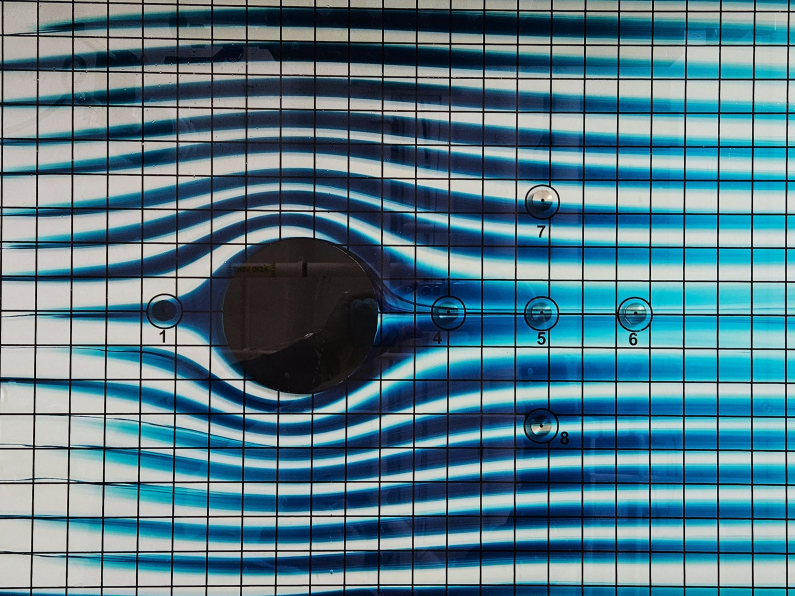
%> input picture MAE 171a/A07_Group7/A07_Group7/Fluids/OG Circle 1.jpg, 2384 x 1788 px (shown at 1/3 size)
$ octave Streamlines.m   (GNU Octave 9; MATLAB toolbox functions it lacks are replaced by stand-ins)
%> lines starting %> are read from the running program, lines starting %| are printed output that depends on the picture
clc;
clear all;
close all;

img_filename = 'OG Circle 1.jpg'; % image filename in same directory

myrgb = imread(img_filename); % open image
%> myrgb is the input picture: size 1788x2384x3 uint8; mean R, G, B 86.2, 123.6, 136.8

% myrgb = fliplr(flipud(myrgb)); % reorient image

 croprgb=imcrop(myrgb,[250 250 1800 1400]); % crop2348x1788
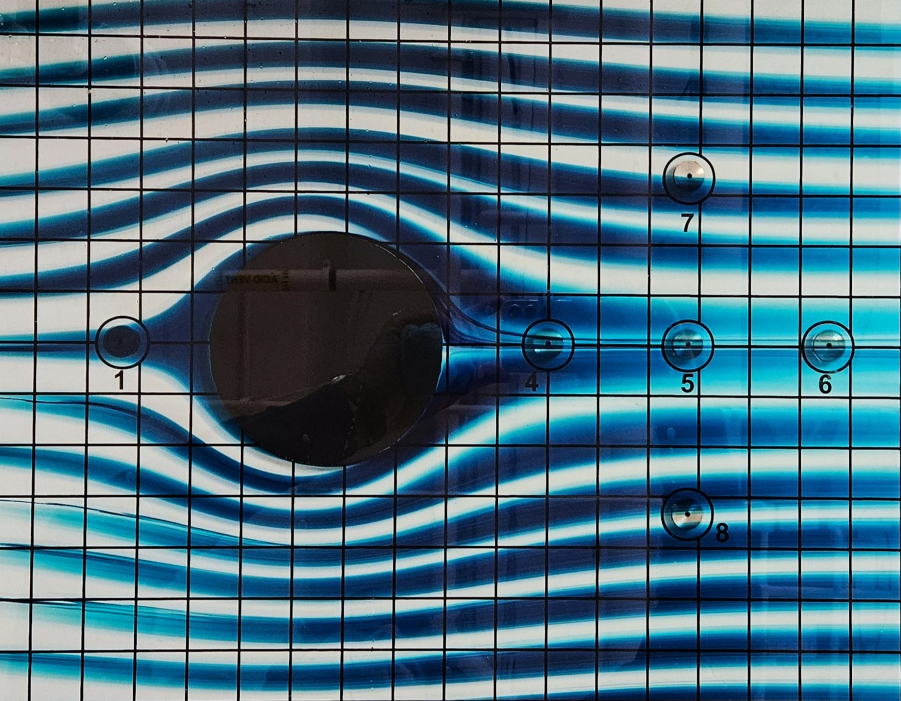
%> croprgb: size 1401x1801x3 uint8 (shown at 1/2 size); mean R, G, B 74.6, 112.4, 129.3

 rgbref=[35 35 150]; % reference color
 clrdist=150; % color distance

 [centers,radii] = imfindcircles(croprgb,[210
240],'Sensitivity',0.99,'ObjectPolarity','dark');
%> centers = [656.9 695.7; 284.7 976.1; 1548.5 572.9; 1347.3 995.7]; radii = [235.2; 222.8; 223.8; 228.2]

 tempvec=zeros(1,3); % temporary holding vector
 binary=zeros(size(croprgb,1),size(croprgb,2)); % blank binary matrix

%> (the run ends here)
